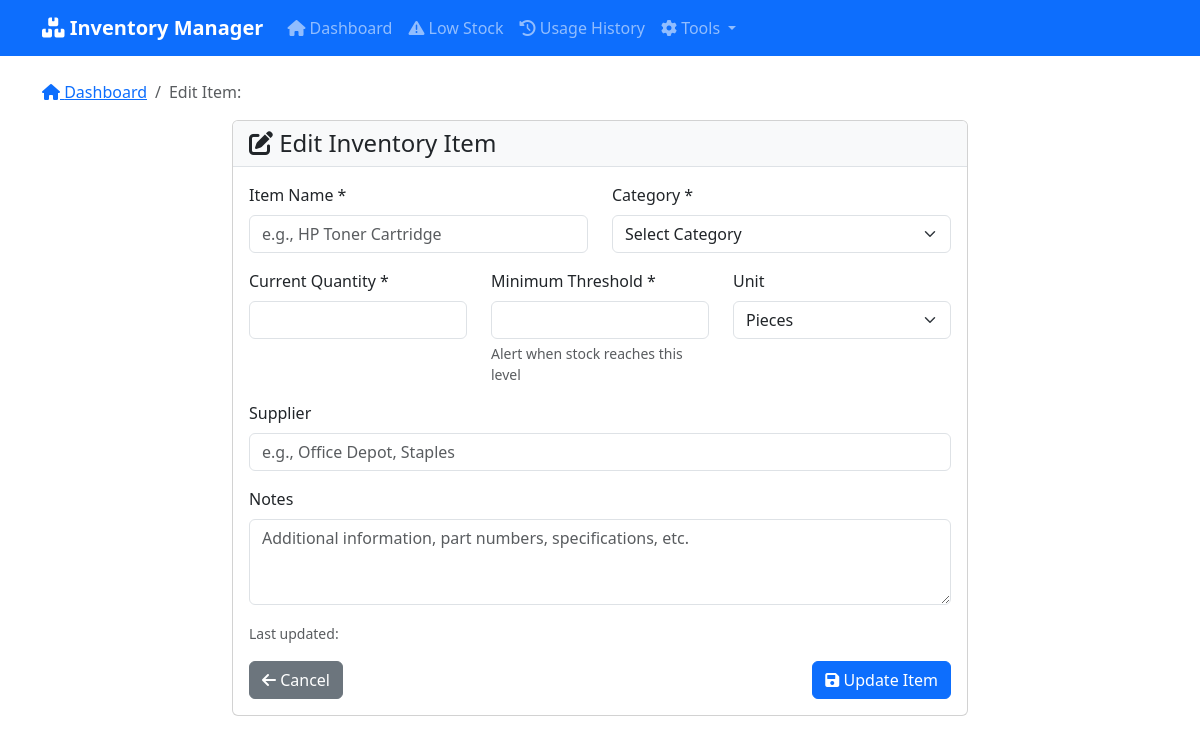
The app's page /edit_item/10, older data.
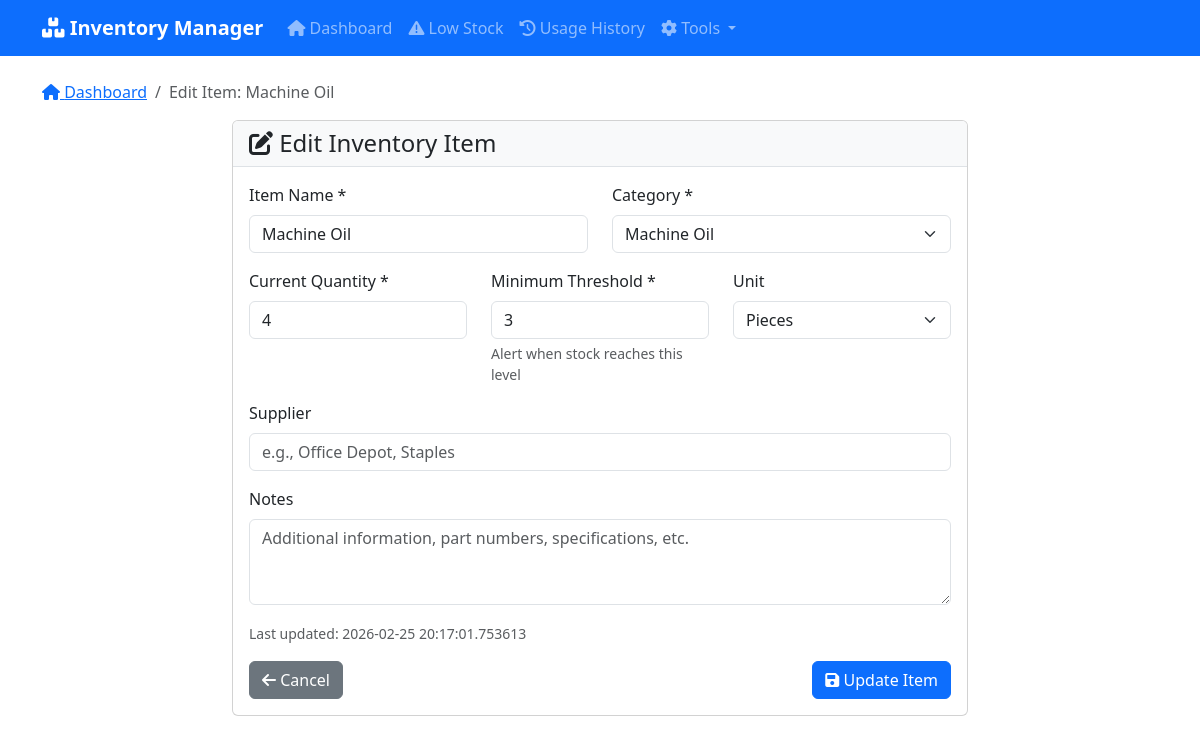
The same page, newer data.
### tables this page shows
CREATE TABLE inventory (
            id INTEGER PRIMARY KEY AUTOINCREMENT,
            name TEXT NOT NULL,
            category TEXT NOT NULL,
            current_quantity INTEGER NOT NULL DEFAULT 0,
            minimum_threshold INTEGER NOT NULL DEFAULT 0,
            unit TEXT NOT NULL DEFAULT 'pieces',
            supplier TEXT,
            notes TEXT,
            last_updated TIMESTAMP DEFAULT CURRENT_TIMESTAMP
        , subcategory TEXT);

### app.py (the view, shortened to what this page needs)
@app.route('/edit_item/<int:item_id>', methods=['GET', 'POST'])
def edit_item(item_id):
    item = get_item_by_id(item_id)
    return render_template('edit_item.html', item=item)

### app.py (called while the page is built)
@app.context_processor
def inject_low_stock_count():
    low_stock_items = get_low_stock_items()
    return dict(low_stock_count=len(low_stock_items))

def get_db_connection():
    conn = sqlite3.connect('inventory.db')
    conn.row_factory = sqlite3.Row
    return conn

def get_item_by_id(item_id):
    conn = get_db_connection()
    item = conn.execute('SELECT * FROM inventory WHERE id = ?', (item_id,)).fetchone()
    conn.close()
    return item

def get_low_stock_items():
    conn = get_db_connection()
    items = conn.execute(
        'SELECT * FROM inventory WHERE current_quantity <= minimum_threshold ORDER BY name'
    ).fetchall()
    conn.close()
    return items

### templates/edit_item.html (shortened to what the changed rows need)
{% extends "base.html" %}
{% block breadcrumb %}
<nav aria-label="breadcrumb">
    <ol class="breadcrumb">
        <li class="breadcrumb-item"><a href="{{ url_for('index') }}"><i class="fas fa-home"></i> Dashboard</a></li>
        <li class="breadcrumb-item active" aria-current="page">Edit Item: {{ item.name }}</li>
    </ol>
</nav>
{% endblock %}
{% block content %}
<div class="row justify-content-center">
    <div class="col-md-8">
        <div class="card">
            <div class="card-body">
                <form method="POST">
                    <div class="row">
                        <div class="col-md-6 mb-3">
                            <label for="name" class="form-label">Item Name *</label>
                            <input type="text" class="form-control" id="name" name="name" required
                                   value="{{ item.name }}" placeholder="e.g., HP Toner Cartridge">
                        </div>
                        <div class="col-md-6 mb-3">
                            <label for="category" class="form-label">Category *</label>
                            <select class="form-select" id="category" name="category" required>
                                <option value="">Select Category</option>
                                <option value="Machine Oil" {% if item.category == 'Machine Oil' %}selected{% endif %}>Machine Oil</option>
                            </select>
                        </div>
                    </div>
                    <div class="row">
                        <div class="col-md-4 mb-3">
                            <label for="current_quantity" class="form-label">Current Quantity *</label>
                            <input type="number" class="form-control" id="current_quantity" name="current_quantity"
                                   min="0" required value="{{ item.current_quantity }}">
                        </div>
                        <div class="col-md-4 mb-3">
                            <label for="minimum_threshold" class="form-label">Minimum Threshold *</label>
                            <input type="number" class="form-control" id="minimum_threshold" name="minimum_threshold"
                                   min="0" required value="{{ item.minimum_threshold }}">
                            <div class="form-text">Alert when stock reaches this level</div>
                        </div>
                        <div class="col-md-4 mb-3">
                            <label for="unit" class="form-label">Unit</label>
                            <select class="form-select" id="unit" name="unit">
                                <option value="pieces" {% if item.unit == 'pieces' %}selected{% endif %}>Pieces</option>
                            </select>
                        </div>
                    </div>
                    <div class="mb-3">
                        <small class="text-muted">Last updated: {{ item.last_updated }}</small>
                    </div>
                </form>
            </div>
        </div>
    </div>
</div>
{% endblock %}

Row changes from the older to the newer data that the page shows:
added inventory: name "Machine Oil", category "Machine Oil", current_quantity "4", minimum_threshold "3", unit "Pieces", last_updated "2026-02-25 20:17:01.753613"
Text that changed along with them:
form field category: "Select Category" → (not shown)
form field unit: "Pieces" → (not shown)
